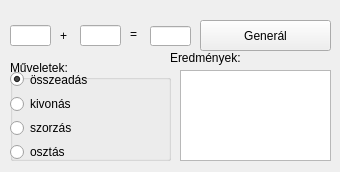
<?xml version="1.0" encoding="UTF-8"?>
<ui version="4.0">
 <class>szamol</class>
 <widget class="QWidget" name="szamol">
  <property name="geometry">
   <rect>
    <x>0</x>
    <y>0</y>
    <width>340</width>
    <height>172</height>
   </rect>
  </property>
  <property name="windowTitle">
   <string>szamol</string>
  </property>
  <widget class="QLineEdit" name="firstNum">
   <property name="geometry">
    <rect>
     <x>10</x>
     <y>25</y>
     <width>41</width>
     <height>21</height>
    </rect>
   </property>
   <property name="readOnly">
    <bool>true</bool>
   </property>
  </widget>
  <widget class="QLabel" name="operation">
   <property name="geometry">
    <rect>
     <x>60</x>
     <y>25</y>
     <width>21</width>
     <height>21</height>
    </rect>
   </property>
   <property name="text">
    <string>+</string>
   </property>
  </widget>
  <widget class="QLineEdit" name="secondNum">
   <property name="geometry">
    <rect>
     <x>80</x>
     <y>25</y>
     <width>41</width>
     <height>21</height>
    </rect>
   </property>
   <property name="readOnly">
    <bool>true</bool>
   </property>
  </widget>
  <widget class="QLabel" name="label">
   <property name="geometry">
    <rect>
     <x>130</x>
     <y>23</y>
     <width>47</width>
     <height>21</height>
    </rect>
   </property>
   <property name="text">
    <string>=</string>
   </property>
  </widget>
  <widget class="QLineEdit" name="equalNum">
   <property name="geometry">
    <rect>
     <x>150</x>
     <y>26</y>
     <width>41</width>
     <height>20</height>
    </rect>
   </property>
  </widget>
  <widget class="QPushButton" name="generate">
   <property name="geometry">
    <rect>
     <x>200</x>
     <y>20</y>
     <width>131</width>
     <height>31</height>
    </rect>
   </property>
   <property name="text">
    <string>Generál</string>
   </property>
  </widget>
  <widget class="QLabel" name="label_2">
   <property name="geometry">
    <rect>
     <x>170</x>
     <y>50</y>
     <width>71</width>
     <height>16</height>
    </rect>
   </property>
   <property name="text">
    <string>Eredmények:</string>
   </property>
  </widget>
  <widget class="QListWidget" name="results">
   <property name="geometry">
    <rect>
     <x>180</x>
     <y>70</y>
     <width>151</width>
     <height>91</height>
    </rect>
   </property>
  </widget>
  <widget class="QGroupBox" name="opsGroupBox">
   <property name="geometry">
    <rect>
     <x>10</x>
     <y>60</y>
     <width>161</width>
     <height>101</height>
    </rect>
   </property>
   <property name="title">
    <string>Műveletek:</string>
   </property>
   <widget class="QWidget" name="verticalLayoutWidget">
    <property name="geometry">
     <rect>
      <x>0</x>
      <y>10</y>
      <width>160</width>
      <height>91</height>
     </rect>
    </property>
    <layout class="QVBoxLayout" name="verticalLayout">
     <item>
      <widget class="QRadioButton" name="add">
       <property name="text">
        <string>összeadás</string>
       </property>
       <property name="checked">
        <bool>true</bool>
       </property>
      </widget>
     </item>
     <item>
      <widget class="QRadioButton" name="sub">
       <property name="text">
        <string>kivonás</string>
       </property>
      </widget>
     </item>
     <item>
      <widget class="QRadioButton" name="mult">
       <property name="text">
        <string>szorzás</string>
       </property>
      </widget>
     </item>
     <item>
      <widget class="QRadioButton" name="div">
       <property name="text">
        <string>osztás</string>
       </property>
      </widget>
     </item>
    </layout>
   </widget>
  </widget>
 </widget>
 <resources/>
 <connections/>
</ui>
